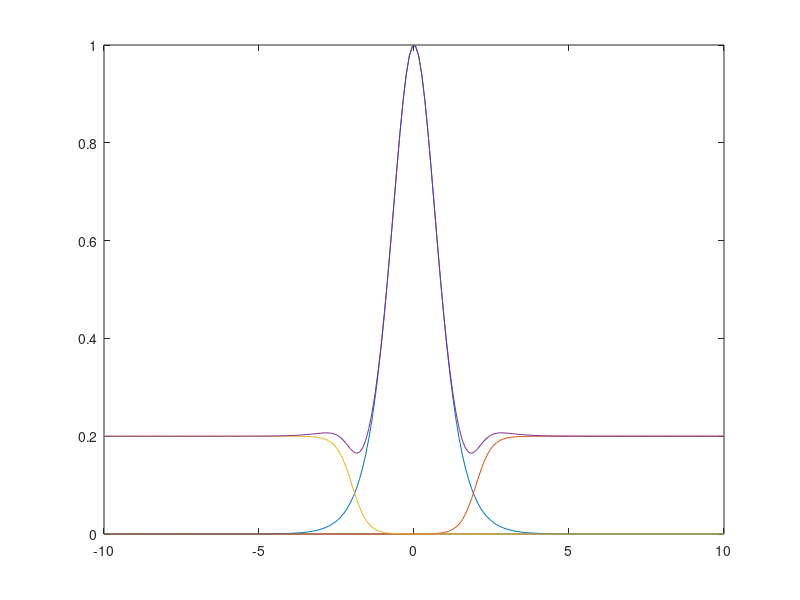

Reproduce this figure in MATLAB.
% initial conditions
n0 = 1;
L0 = 1;
nL = 0.2;
LL = 2;
wL = LL*0.25;
n_harris = @(n0,L,z) n0*cosh(z/L).^(-2);
n_lobe = @(n0,L,z) nL - n_harris(n0,L,z);
n_lobe1 = @(n0,L,z) 0.5*nL*(1+tanh((z-1*L)/wL));
n_lobe2 = @(n0,L,z) 0.5*nL*(1+tanh((-z-1*L)/wL));

z = linspace(-10,10,200);
plot(z,n_harris(n0,L0,z),...
     z,n_lobe1(n0,LL,z),...
     z,n_lobe2(n0,LL,z),...
     z,n_harris(n0,L0,z)+n_lobe1(n0,LL,z)+n_lobe2(n0,LL,z))
